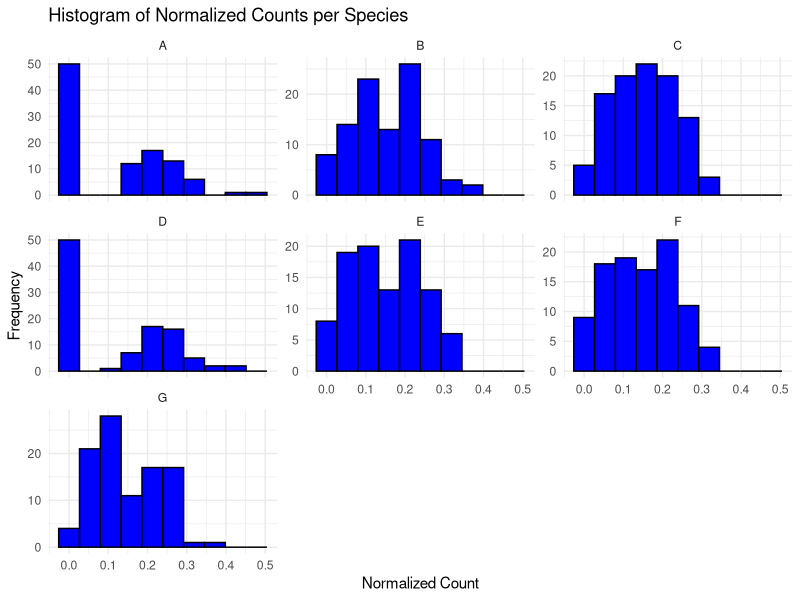
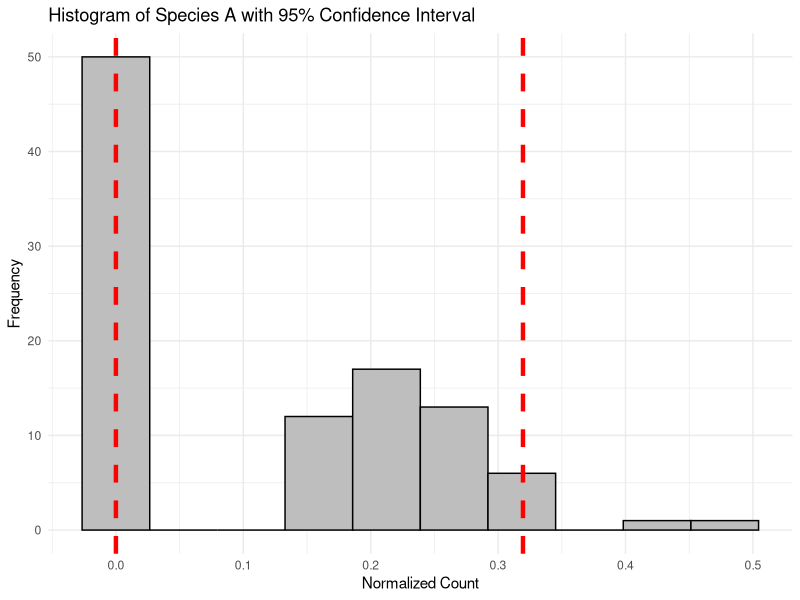
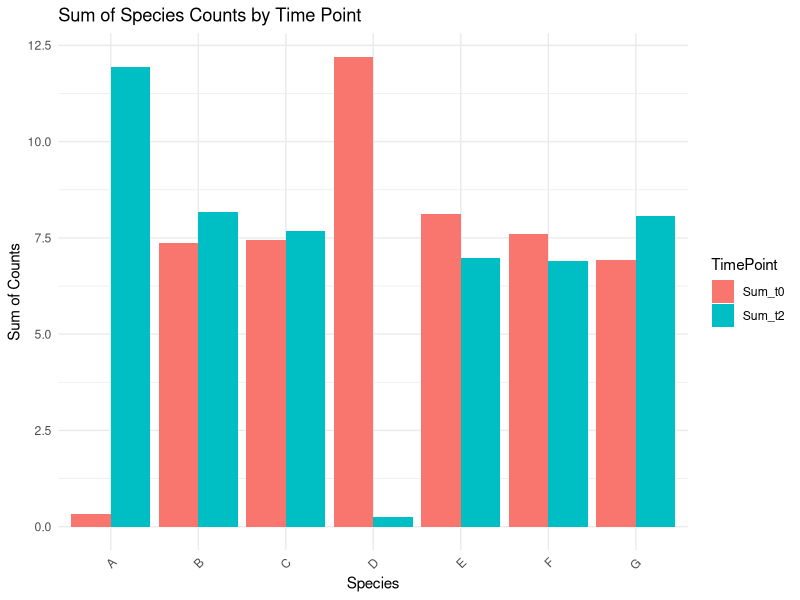
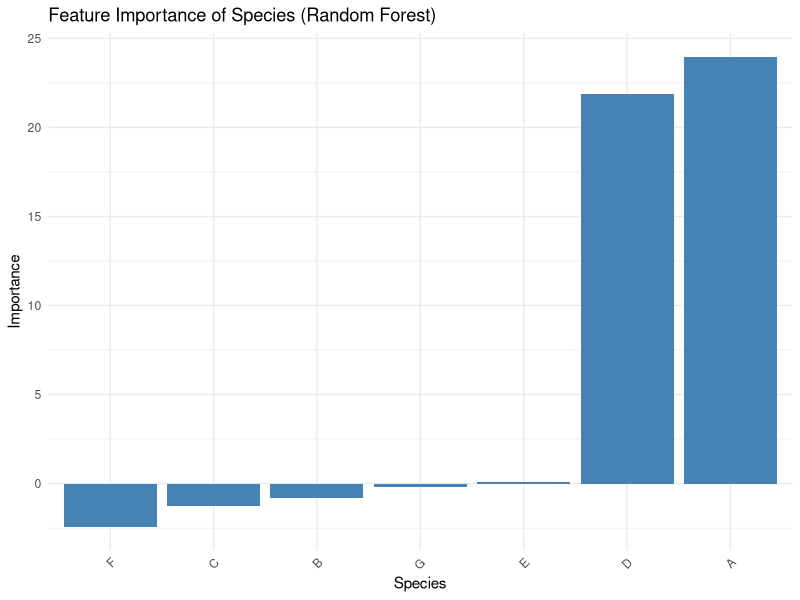

Write the R code that produced these figures, in order.
library(scales)

# Set seed for reproducibility
set.seed(42)

# # Number of samples and species
# n_samples <- 8
# n_species <- 7
# species_labels <- LETTERS[1:n_species]
# sample_names <- c(paste("t0_S", 1:4, sep=""), paste("t2_S", 5:8, sep=""))
# 
# # Initialize the data frame
# df_microbial <- data.frame(matrix(ncol = n_species, nrow = n_samples))
# colnames(df_microbial) <- species_labels
# rownames(df_microbial) <- sample_names
# 
# # Populate the data frame
# for (i in 1:n_species) {
#   species <- species_labels[i]
#   if (species == 'A') {
#     # 'A' is almost absent at t0 and predominant at t2
#     df_microbial[1:4, i] <- sample(0:4, 4, replace = TRUE)
#     df_microbial[5:8, i] <- sample(50:100, 4, replace = TRUE)
#   } else if (species == 'D') {
#     # 'D' is predominant at t0 and almost absent at t2
#     df_microbial[1:4, i] <- sample(50:100, 4, replace = TRUE)
#     df_microbial[5:8, i] <- sample(0:4, 4, replace = TRUE)
#   } else {
#     # Other species have random counts
#     df_microbial[, i] <- sample(0:100, n_samples, replace = TRUE)
#   }
# }
# 
# # Print the data frame
# print(df_microbial)

# Set seed for reproducibility
set.seed(42)

# Number of samples and species
n_samples <- 100
n_species <- 7
species_labels <- LETTERS[1:n_species]
sample_names <- c(paste("t0_S", 1:50, sep=""), paste("t2_S", 51:100, sep=""))

# Initialize the data frame
df_microbial <- data.frame(matrix(ncol = n_species, nrow = n_samples))
colnames(df_microbial) <- species_labels
rownames(df_microbial) <- sample_names

# Populate the data frame
for (i in 1:n_species) {
  species <- species_labels[i]
  if (species == 'A') {
    # 'A' is almost absent at t0 and predominant at t2
    df_microbial[1:50, i] <- sample(0:4, 50, replace = TRUE)
    df_microbial[51:100, i] <- sample(50:100, 50, replace = TRUE)
  } else if (species == 'D') {
    # 'D' is predominant at t0 and almost absent at t2
    df_microbial[1:50, i] <- sample(50:100, 50, replace = TRUE)
    df_microbial[51:100, i] <- sample(0:4, 50, replace = TRUE)
  } else {
    # Other species have random counts
    df_microbial[, i] <- sample(0:100, n_samples, replace = TRUE)
  }
}


View(df_microbial)


# Normalizing the counts per sample to range from 0 to 1
df_microbial_normalized <- as.data.frame(lapply(df_microbial, function(col) {
  col / rowSums(df_microbial)
}))

# Print the normalized data frame
print(df_microbial_normalized)







# Load necessary libraries
library(ggplot2)
library(tidyr)

# Reshape data from wide to long format
df_long <- pivot_longer(df_microbial_normalized, cols = everything(), names_to = "Species", values_to = "Normalized_Count")

# Plot histograms using ggplot2 with facet_wrap
ggplot(df_long, aes(x = Normalized_Count)) +
  geom_histogram(bins = 10, fill = "blue", color = "black") + # Adjust bin width as necessary
  facet_wrap(~Species, scales = "free_y") + # Facets for each species
  theme_minimal() + # Minimal theme
  labs(title = "Histogram of Normalized Counts per Species",
       x = "Normalized Count",
       y = "Frequency")


# Load necessary library
library(ggplot2)

# Data for species A
species_a_data <- df_microbial_normalized$A

# Calculate the 95% confidence interval
ci_lower <- quantile(species_a_data, 0.025)
ci_upper <- quantile(species_a_data, 0.975)

# Plot histogram with highlighted 95% confidence interval
ggplot(data = data.frame(species_a_data), aes(x = species_a_data)) +
  geom_histogram(bins = 10, fill = "gray", color = "black") + # Adjust bin width as necessary
  geom_vline(xintercept = ci_lower, color = "red", linetype = "dashed", size = 1.5,
             label = "Lower 2.5%") +
  geom_vline(xintercept = ci_upper, color = "red", linetype = "dashed", size = 1.5,
             label = "Upper 97.5%") +
  theme_minimal() +
  labs(title = "Histogram of Species A with 95% Confidence Interval",
       x = "Normalized Count",
       y = "Frequency")


# Define a function to calculate binary values based on the 95% confidence interval
binary_transform <- function(data) {
  ci_lower <- quantile(data, 0.025)
  ci_upper <- quantile(data, 0.975)
  # Return 1 for values outside the 95% CI, and 0 for values inside
  return(ifelse(data < ci_lower | data > ci_upper, 1, 0))
}

# Apply the function to each column of the DataFrame
df_microbial_binary <- as.data.frame(lapply(df_microbial_normalized, binary_transform))

# Print the first few rows of the binary DataFrame
head(df_microbial_binary)





# Calculate the sum of counts for each species at each time point
sum_t0 <- colSums(df_microbial_normalized[1:50, ])
sum_t2 <- colSums(df_microbial_normalized[51:100, ])

# Create a data frame for plotting
species_sums <- data.frame(Species = names(sum_t0),
                           Sum_t0 = sum_t0,
                           Sum_t2 = sum_t2)

# Melt the data frame for easier plotting with ggplot2
library(reshape2)
species_sums_melted <- melt(species_sums, id.vars = "Species", variable.name = "TimePoint", value.name = "Sum")

# Plot the sums for each species by time point
library(ggplot2)
ggplot(species_sums_melted, aes(x = Species, y = Sum, fill = TimePoint)) +
  geom_bar(stat = "identity", position = position_dodge()) +
  labs(title = "Sum of Species Counts by Time Point",
       x = "Species",
       y = "Sum of Counts") +
  theme_minimal() +
  theme(axis.text.x = element_text(angle = 45, hjust = 1))








# Load necessary libraries
library(randomForest)
library(ggplot2)

# Assuming df_microbial_normalized is already populated and includes a 'TimePoint' column
# Create the time point vector (label)
time_points <- rep(c('t0', 't2'), each = 50)

# Train a Random Forest model
rf_model <- randomForest(x = df_microbial_normalized, y = as.factor(time_points), ntree = 500, importance = TRUE)

# Extract feature importance for Mean Decrease Accuracy
importance_scores <- importance(rf_model, type = 1)  # Type 1 for mean decrease accuracy
feature_importance <- data.frame(Species = rownames(importance_scores), Importance = importance_scores[, "MeanDecreaseAccuracy"])

# Order the data by importance
feature_importance <- feature_importance[order(-feature_importance$Importance), ]

# Plot the feature importance
ggplot(feature_importance, aes(x = reorder(Species, Importance), y = Importance)) +
  geom_bar(stat = "identity", fill = "steelblue") +
  labs(title = "Feature Importance of Species (Random Forest)",
       x = "Species",
       y = "Importance") +
  theme_minimal() +
  theme(axis.text.x = element_text(angle = 45, hjust = 1))

